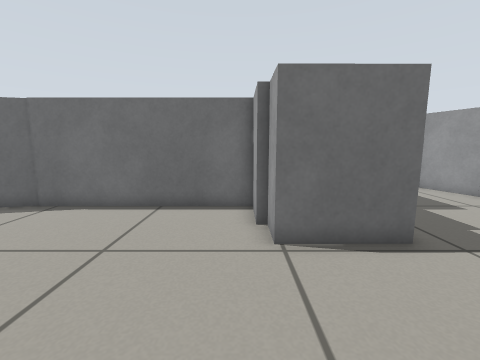
View 1 (above)

20 first-person views from a walk through a world built for the Gazebo simulator. The camera is 0.57 m above the floor, tilts 8° down and sees 90° across. The floor is counted in squares, 0.25 m on a side. Each view is taken from the middle of a square. On the plan, view 1 faces up. The plan holds only what a view shows up to about 16 squares ahead; the rest is blank. The place goes on beyond the plan.

View 2
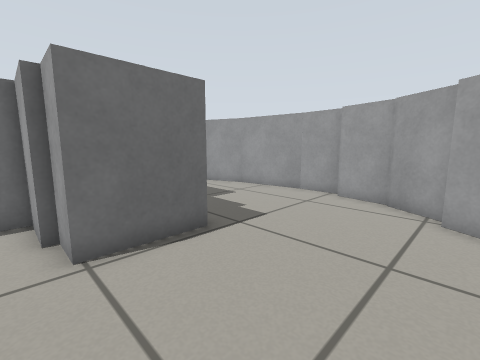

View 3
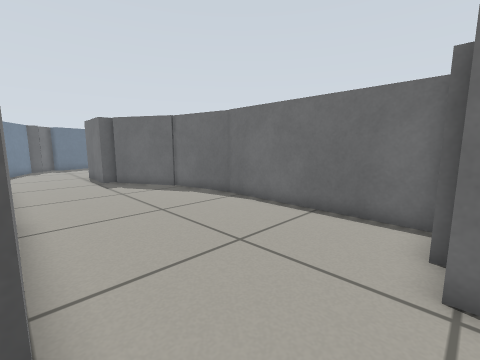

View 4
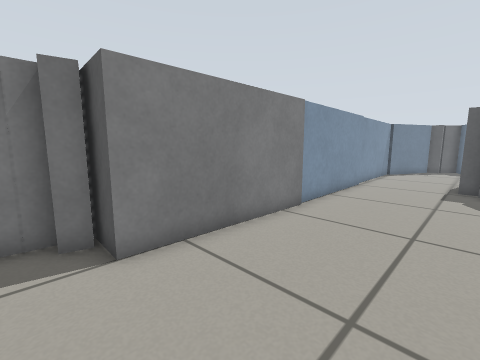

View 5
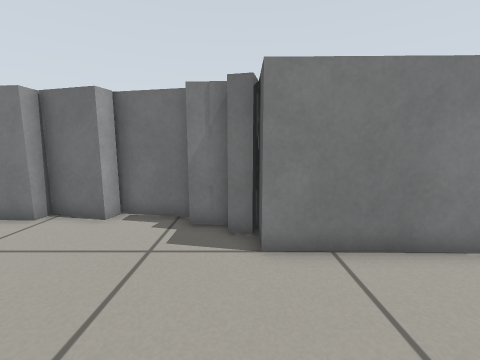

View 6
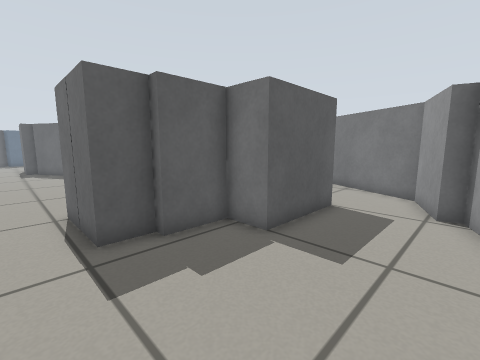

View 7
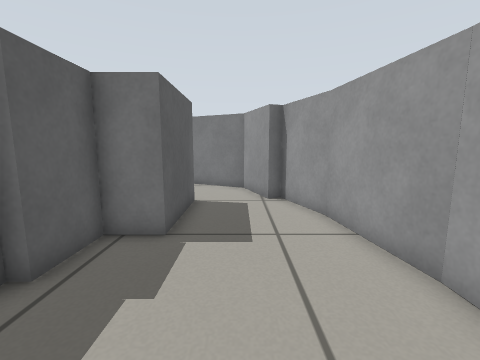

View 8
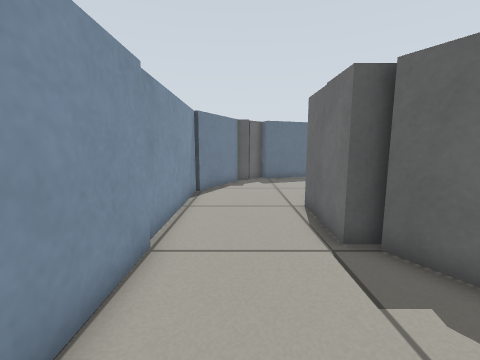

View 9
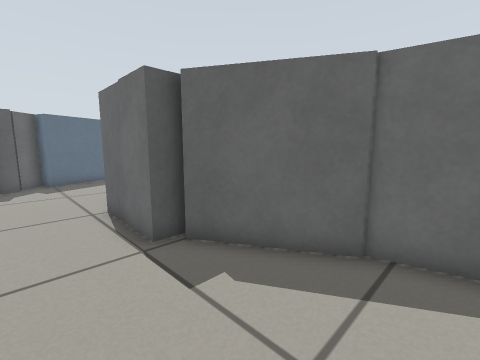

View 10
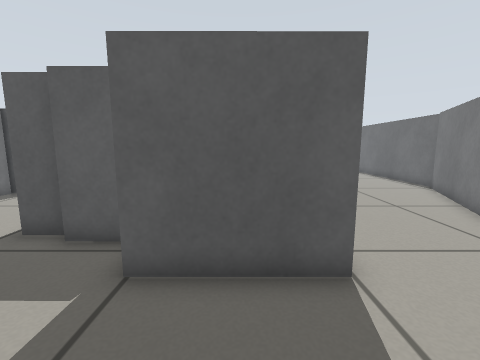

View 11
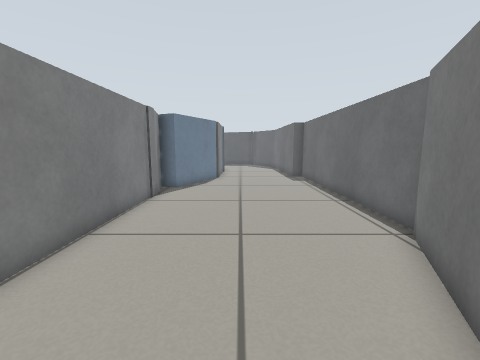

View 12
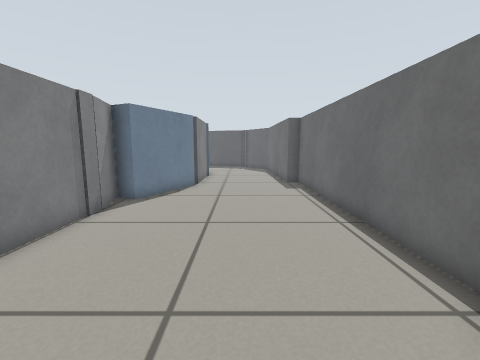

View 13
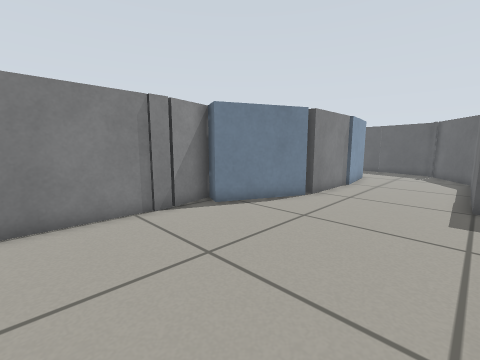

View 14
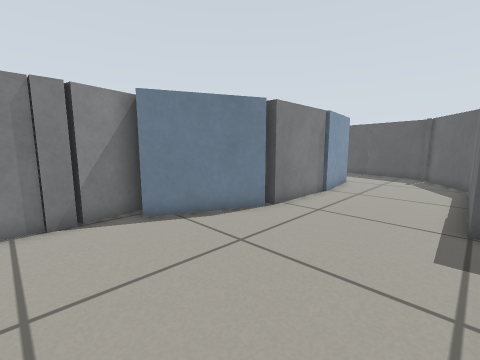

View 15
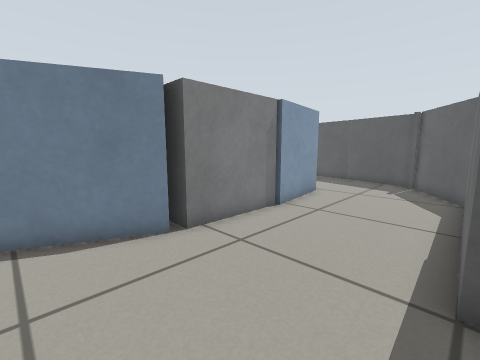

View 16
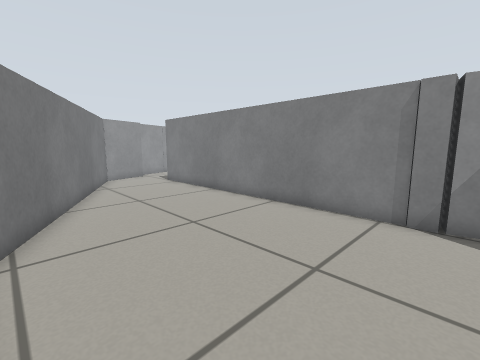

View 17
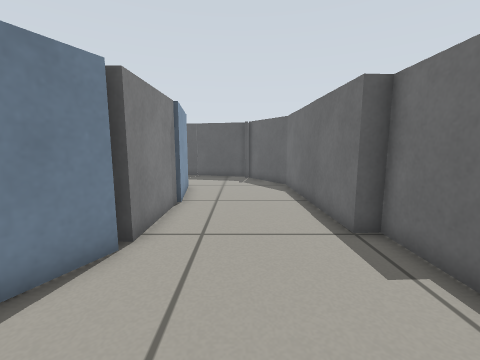

View 18
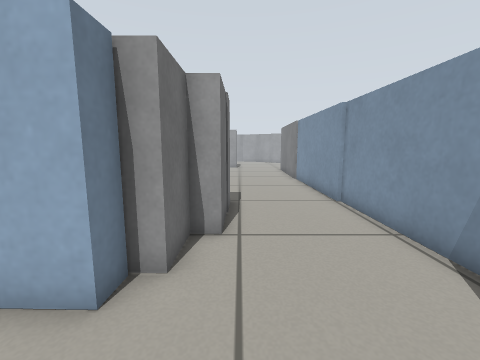

View 19
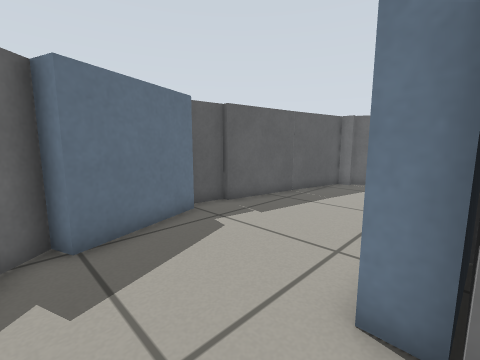

View 20
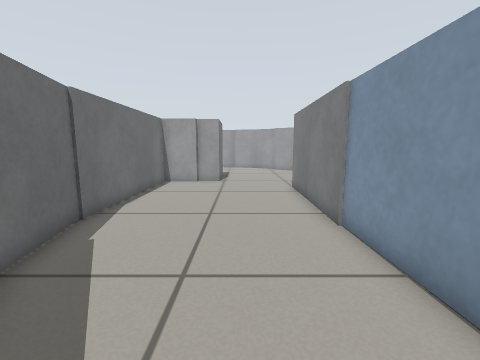

### Floor plan
Key: @ floor where view 1 was taken; # wall or solid block; . floor; B grey box; P grey post.
Columns run from 29 left of view 1 to 11 right of it. Each row starts with its distance up from view 1.
 22               BBBBBBBBBBBBB
 21      BBBBBBBBBB...........BBB
 20     BB......................BBB
 19   BBB.........................BBB
 18   B..............................BB
 17   B................................BBB
 16  BB..................................B
 15  B....#####BBBB##.....................B
 14  B....        B ####..................BB
 13  B....            ##BPBBBBBBBBBBBBBB..BB
 12  B....            BBBP             B...BB
 11 BB....                             B....B
 10 B...... #                          B....B
  9 B#..... #         BBBBBBBBBBBBB  BBB....B
  8  #.....##       BBB..........B   B......B
  7  #.....##      BB............BB  B......B
  6  ##.....BBBB  B...............B  B......B
  5  B#........BBB................BBBB......B
  4   BP....................................B
  3   PP....................................B
  2     ##.................................BB
  1      ################BBBBBBB..........BB
  0                            BP@.......BB
 -1                            BPP..BB.BB
 -2                             PPBBBBBBB

Where each view was taken, in squares from view 1:
view 1: 0 up, 0 right, facing up
view 2: 0 up, 0 right, facing up-right
view 3: 1 up, 1 right, facing up-left
view 4: 6 up, 0 right, facing down-left
view 5: 6 up, 1 left, facing down
view 6: 4 up, 10 right, facing up-left
view 7: 3 up, 8 right, facing up
view 8: 3 up, 10 left, facing left
view 9: 3 up, 10 left, facing up-left
view 10: 11 up, 10 right, facing left
view 11: 17 up, 3 right, facing left
view 12: 18 up, 0 right, facing left
view 13: 21 up, 4 left, facing down-left
view 14: 21 up, 7 left, facing down-left
view 15: 21 up, 11 left, facing down-left
view 16: 21 up, 9 left, facing down-right
view 17: 18 up, 9 left, facing left
view 18: 5 up, 25 left, facing right
view 19: 4 up, 21 left, facing up-left
view 20: 4 up, 15 left, facing right
